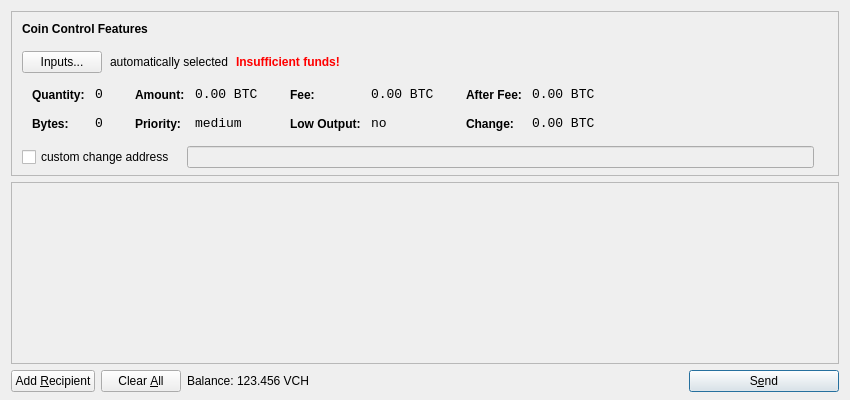
<?xml version="1.0" encoding="UTF-8"?>
<ui version="4.0">
 <class>SendCoinsDialog</class>
 <widget class="QDialog" name="SendCoinsDialog">
  <property name="geometry">
   <rect>
    <x>0</x>
    <y>0</y>
    <width>850</width>
    <height>400</height>
   </rect>
  </property>
  <property name="windowTitle">
   <string>Send Coins</string>
  </property>
  <layout class="QVBoxLayout" name="verticalLayout" stretch="0,1,0">
   <property name="bottomMargin">
    <number>8</number>
   </property>
   <item>
    <widget class="QFrame" name="frameCoinControl">
     <property name="sizePolicy">
      <sizepolicy hsizetype="Expanding" vsizetype="Expanding">
       <horstretch>0</horstretch>
       <verstretch>0</verstretch>
      </sizepolicy>
     </property>
     <property name="maximumSize">
      <size>
       <width>16777215</width>
       <height>16777215</height>
      </size>
     </property>
     <property name="frameShape">
      <enum>QFrame::StyledPanel</enum>
     </property>
     <property name="frameShadow">
      <enum>QFrame::Sunken</enum>
     </property>
     <layout class="QVBoxLayout" name="verticalLayoutCoinControl2">
      <property name="spacing">
       <number>-1</number>
      </property>
      <property name="leftMargin">
       <number>0</number>
      </property>
      <property name="topMargin">
       <number>0</number>
      </property>
      <property name="rightMargin">
       <number>0</number>
      </property>
      <property name="bottomMargin">
       <number>6</number>
      </property>
      <item>
       <layout class="QVBoxLayout" name="verticalLayoutCoinControl" stretch="0,0,0,0,1">
        <property name="spacing">
         <number>0</number>
        </property>
        <property name="leftMargin">
         <number>10</number>
        </property>
        <property name="topMargin">
         <number>10</number>
        </property>
        <item>
         <layout class="QHBoxLayout" name="horizontalLayoutCoinControl1">
          <property name="bottomMargin">
           <number>15</number>
          </property>
          <item>
           <widget class="QLabel" name="labelCoinControlFeatures">
            <property name="sizePolicy">
             <sizepolicy hsizetype="Preferred" vsizetype="Maximum">
              <horstretch>0</horstretch>
              <verstretch>0</verstretch>
             </sizepolicy>
            </property>
            <property name="font">
             <font>
              <weight>75</weight>
              <bold>true</bold>
             </font>
            </property>
            <property name="styleSheet">
             <string notr="true">font-weight:bold;</string>
            </property>
            <property name="text">
             <string>Coin Control Features</string>
            </property>
           </widget>
          </item>
         </layout>
        </item>
        <item>
         <layout class="QHBoxLayout" name="horizontalLayoutCoinControl2" stretch="0,0,0,0">
          <property name="spacing">
           <number>8</number>
          </property>
          <property name="bottomMargin">
           <number>10</number>
          </property>
          <item>
           <widget class="QPushButton" name="pushButtonCoinControl">
            <property name="styleSheet">
             <string notr="true"/>
            </property>
            <property name="text">
             <string>Inputs...</string>
            </property>
           </widget>
          </item>
          <item>
           <widget class="QLabel" name="labelCoinControlAutomaticallySelected">
            <property name="text">
             <string>automatically selected</string>
            </property>
            <property name="margin">
             <number>5</number>
            </property>
           </widget>
          </item>
          <item>
           <widget class="QLabel" name="labelCoinControlInsuffFunds">
            <property name="font">
             <font>
              <weight>75</weight>
              <bold>true</bold>
             </font>
            </property>
            <property name="styleSheet">
             <string notr="true">color:red;font-weight:bold;</string>
            </property>
            <property name="text">
             <string>Insufficient funds!</string>
            </property>
            <property name="margin">
             <number>5</number>
            </property>
           </widget>
          </item>
          <item>
           <spacer name="horizontalSpacerCoinControl">
            <property name="orientation">
             <enum>Qt::Horizontal</enum>
            </property>
            <property name="sizeHint" stdset="0">
             <size>
              <width>40</width>
              <height>1</height>
             </size>
            </property>
           </spacer>
          </item>
         </layout>
        </item>
        <item>
         <widget class="QWidget" name="widgetCoinControl" native="true">
          <property name="sizePolicy">
           <sizepolicy hsizetype="Preferred" vsizetype="Preferred">
            <horstretch>0</horstretch>
            <verstretch>0</verstretch>
           </sizepolicy>
          </property>
          <property name="minimumSize">
           <size>
            <width>0</width>
            <height>0</height>
           </size>
          </property>
          <property name="styleSheet">
           <string notr="true"/>
          </property>
          <layout class="QHBoxLayout" name="horizontalLayoutCoinControl5">
           <property name="margin">
            <number>0</number>
           </property>
           <item>
            <layout class="QHBoxLayout" name="horizontalLayoutCoinControl3" stretch="0,0,0,1">
             <property name="spacing">
              <number>20</number>
             </property>
             <property name="topMargin">
              <number>0</number>
             </property>
             <property name="bottomMargin">
              <number>10</number>
             </property>
             <item>
              <layout class="QFormLayout" name="formLayoutCoinControl1">
               <property name="horizontalSpacing">
                <number>10</number>
               </property>
               <property name="verticalSpacing">
                <number>14</number>
               </property>
               <property name="leftMargin">
                <number>10</number>
               </property>
               <property name="topMargin">
                <number>4</number>
               </property>
               <property name="rightMargin">
                <number>6</number>
               </property>
               <item row="0" column="0">
                <widget class="QLabel" name="labelCoinControlQuantityText">
                 <property name="styleSheet">
                  <string notr="true">font-weight:bold;</string>
                 </property>
                 <property name="text">
                  <string>Quantity:</string>
                 </property>
                 <property name="margin">
                  <number>0</number>
                 </property>
                </widget>
               </item>
               <item row="0" column="1">
                <widget class="QLabel" name="labelCoinControlQuantity">
                 <property name="font">
                  <font>
                   <family>Monospace</family>
                   <pointsize>10</pointsize>
                  </font>
                 </property>
                 <property name="cursor">
                  <cursorShape>IBeamCursor</cursorShape>
                 </property>
                 <property name="contextMenuPolicy">
                  <enum>Qt::ActionsContextMenu</enum>
                 </property>
                 <property name="text">
                  <string notr="true">0</string>
                 </property>
                 <property name="margin">
                  <number>0</number>
                 </property>
                 <property name="textInteractionFlags">
                  <set>Qt::LinksAccessibleByMouse|Qt::TextSelectableByKeyboard|Qt::TextSelectableByMouse</set>
                 </property>
                </widget>
               </item>
               <item row="1" column="0">
                <widget class="QLabel" name="labelCoinControlBytesText">
                 <property name="styleSheet">
                  <string notr="true">font-weight:bold;</string>
                 </property>
                 <property name="text">
                  <string>Bytes:</string>
                 </property>
                </widget>
               </item>
               <item row="1" column="1">
                <widget class="QLabel" name="labelCoinControlBytes">
                 <property name="font">
                  <font>
                   <family>Monospace</family>
                   <pointsize>10</pointsize>
                  </font>
                 </property>
                 <property name="cursor">
                  <cursorShape>IBeamCursor</cursorShape>
                 </property>
                 <property name="contextMenuPolicy">
                  <enum>Qt::ActionsContextMenu</enum>
                 </property>
                 <property name="text">
                  <string notr="true">0</string>
                 </property>
                 <property name="textInteractionFlags">
                  <set>Qt::LinksAccessibleByMouse|Qt::TextSelectableByKeyboard|Qt::TextSelectableByMouse</set>
                 </property>
                </widget>
               </item>
              </layout>
             </item>
             <item>
              <layout class="QFormLayout" name="formLayoutCoinControl2">
               <property name="horizontalSpacing">
                <number>10</number>
               </property>
               <property name="verticalSpacing">
                <number>14</number>
               </property>
               <property name="leftMargin">
                <number>6</number>
               </property>
               <property name="topMargin">
                <number>4</number>
               </property>
               <property name="rightMargin">
                <number>6</number>
               </property>
               <item row="0" column="0">
                <widget class="QLabel" name="labelCoinControlAmountText">
                 <property name="styleSheet">
                  <string notr="true">font-weight:bold;</string>
                 </property>
                 <property name="text">
                  <string>Amount:</string>
                 </property>
                 <property name="margin">
                  <number>0</number>
                 </property>
                </widget>
               </item>
               <item row="0" column="1">
                <widget class="QLabel" name="labelCoinControlAmount">
                 <property name="font">
                  <font>
                   <family>Monospace</family>
                   <pointsize>10</pointsize>
                  </font>
                 </property>
                 <property name="cursor">
                  <cursorShape>IBeamCursor</cursorShape>
                 </property>
                 <property name="contextMenuPolicy">
                  <enum>Qt::ActionsContextMenu</enum>
                 </property>
                 <property name="text">
                  <string notr="true">0.00 BTC</string>
                 </property>
                 <property name="textInteractionFlags">
                  <set>Qt::LinksAccessibleByMouse|Qt::TextSelectableByKeyboard|Qt::TextSelectableByMouse</set>
                 </property>
                </widget>
               </item>
               <item row="1" column="0">
                <widget class="QLabel" name="labelCoinControlPriorityText">
                 <property name="styleSheet">
                  <string notr="true">font-weight:bold;</string>
                 </property>
                 <property name="text">
                  <string>Priority:</string>
                 </property>
                </widget>
               </item>
               <item row="1" column="1">
                <widget class="QLabel" name="labelCoinControlPriority">
                 <property name="font">
                  <font>
                   <family>Monospace</family>
                   <pointsize>10</pointsize>
                  </font>
                 </property>
                 <property name="cursor">
                  <cursorShape>IBeamCursor</cursorShape>
                 </property>
                 <property name="contextMenuPolicy">
                  <enum>Qt::ActionsContextMenu</enum>
                 </property>
                 <property name="text">
                  <string>medium</string>
                 </property>
                 <property name="textInteractionFlags">
                  <set>Qt::LinksAccessibleByMouse|Qt::TextSelectableByKeyboard|Qt::TextSelectableByMouse</set>
                 </property>
                </widget>
               </item>
              </layout>
             </item>
             <item>
              <layout class="QFormLayout" name="formLayoutCoinControl3">
               <property name="horizontalSpacing">
                <number>10</number>
               </property>
               <property name="verticalSpacing">
                <number>14</number>
               </property>
               <property name="leftMargin">
                <number>6</number>
               </property>
               <property name="topMargin">
                <number>4</number>
               </property>
               <property name="rightMargin">
                <number>6</number>
               </property>
               <item row="0" column="0">
                <widget class="QLabel" name="labelCoinControlFeeText">
                 <property name="styleSheet">
                  <string notr="true">font-weight:bold;</string>
                 </property>
                 <property name="text">
                  <string>Fee:</string>
                 </property>
                 <property name="margin">
                  <number>0</number>
                 </property>
                </widget>
               </item>
               <item row="0" column="1">
                <widget class="QLabel" name="labelCoinControlFee">
                 <property name="font">
                  <font>
                   <family>Monospace</family>
                   <pointsize>10</pointsize>
                  </font>
                 </property>
                 <property name="cursor">
                  <cursorShape>IBeamCursor</cursorShape>
                 </property>
                 <property name="contextMenuPolicy">
                  <enum>Qt::ActionsContextMenu</enum>
                 </property>
                 <property name="text">
                  <string notr="true">0.00 BTC</string>
                 </property>
                 <property name="textInteractionFlags">
                  <set>Qt::LinksAccessibleByMouse|Qt::TextSelectableByKeyboard|Qt::TextSelectableByMouse</set>
                 </property>
                </widget>
               </item>
               <item row="1" column="0">
                <widget class="QLabel" name="labelCoinControlLowOutputText">
                 <property name="styleSheet">
                  <string notr="true">font-weight:bold;</string>
                 </property>
                 <property name="text">
                  <string>Low Output:</string>
                 </property>
                </widget>
               </item>
               <item row="1" column="1">
                <widget class="QLabel" name="labelCoinControlLowOutput">
                 <property name="font">
                  <font>
                   <family>Monospace</family>
                   <pointsize>10</pointsize>
                  </font>
                 </property>
                 <property name="cursor">
                  <cursorShape>IBeamCursor</cursorShape>
                 </property>
                 <property name="contextMenuPolicy">
                  <enum>Qt::ActionsContextMenu</enum>
                 </property>
                 <property name="text">
                  <string>no</string>
                 </property>
                 <property name="textInteractionFlags">
                  <set>Qt::LinksAccessibleByMouse|Qt::TextSelectableByKeyboard|Qt::TextSelectableByMouse</set>
                 </property>
                </widget>
               </item>
              </layout>
             </item>
             <item>
              <layout class="QFormLayout" name="formLayoutCoinControl4">
               <property name="horizontalSpacing">
                <number>10</number>
               </property>
               <property name="verticalSpacing">
                <number>14</number>
               </property>
               <property name="leftMargin">
                <number>6</number>
               </property>
               <property name="topMargin">
                <number>4</number>
               </property>
               <property name="rightMargin">
                <number>6</number>
               </property>
               <item row="0" column="0">
                <widget class="QLabel" name="labelCoinControlAfterFeeText">
                 <property name="styleSheet">
                  <string notr="true">font-weight:bold;</string>
                 </property>
                 <property name="text">
                  <string>After Fee:</string>
                 </property>
                 <property name="margin">
                  <number>0</number>
                 </property>
                </widget>
               </item>
               <item row="0" column="1">
                <widget class="QLabel" name="labelCoinControlAfterFee">
                 <property name="font">
                  <font>
                   <family>Monospace</family>
                   <pointsize>10</pointsize>
                  </font>
                 </property>
                 <property name="cursor">
                  <cursorShape>IBeamCursor</cursorShape>
                 </property>
                 <property name="contextMenuPolicy">
                  <enum>Qt::ActionsContextMenu</enum>
                 </property>
                 <property name="text">
                  <string notr="true">0.00 BTC</string>
                 </property>
                 <property name="textInteractionFlags">
                  <set>Qt::LinksAccessibleByMouse|Qt::TextSelectableByKeyboard|Qt::TextSelectableByMouse</set>
                 </property>
                </widget>
               </item>
               <item row="1" column="0">
                <widget class="QLabel" name="labelCoinControlChangeText">
                 <property name="styleSheet">
                  <string notr="true">font-weight:bold;</string>
                 </property>
                 <property name="text">
                  <string>Change:</string>
                 </property>
                </widget>
               </item>
               <item row="1" column="1">
                <widget class="QLabel" name="labelCoinControlChange">
                 <property name="font">
                  <font>
                   <family>Monospace</family>
                   <pointsize>10</pointsize>
                  </font>
                 </property>
                 <property name="cursor">
                  <cursorShape>IBeamCursor</cursorShape>
                 </property>
                 <property name="contextMenuPolicy">
                  <enum>Qt::ActionsContextMenu</enum>
                 </property>
                 <property name="text">
                  <string notr="true">0.00 BTC</string>
                 </property>
                 <property name="textInteractionFlags">
                  <set>Qt::LinksAccessibleByMouse|Qt::TextSelectableByKeyboard|Qt::TextSelectableByMouse</set>
                 </property>
                </widget>
               </item>
              </layout>
             </item>
            </layout>
           </item>
          </layout>
         </widget>
        </item>
        <item>
         <layout class="QHBoxLayout" name="horizontalLayoutCoinControl4" stretch="0,0,0">
          <property name="spacing">
           <number>12</number>
          </property>
          <property name="sizeConstraint">
           <enum>QLayout::SetDefaultConstraint</enum>
          </property>
          <property name="topMargin">
           <number>5</number>
          </property>
          <property name="rightMargin">
           <number>5</number>
          </property>
          <item>
           <widget class="QCheckBox" name="checkBoxCoinControlChange">
            <property name="text">
             <string>custom change address</string>
            </property>
           </widget>
          </item>
          <item>
           <widget class="QLineEdit" name="lineEditCoinControlChange">
            <property name="enabled">
             <bool>false</bool>
            </property>
            <property name="sizePolicy">
             <sizepolicy hsizetype="Expanding" vsizetype="Fixed">
              <horstretch>0</horstretch>
              <verstretch>0</verstretch>
             </sizepolicy>
            </property>
           </widget>
          </item>
          <item>
           <widget class="QLabel" name="labelCoinControlChangeLabel">
            <property name="sizePolicy">
             <sizepolicy hsizetype="Preferred" vsizetype="Expanding">
              <horstretch>0</horstretch>
              <verstretch>0</verstretch>
             </sizepolicy>
            </property>
            <property name="minimumSize">
             <size>
              <width>0</width>
              <height>0</height>
             </size>
            </property>
            <property name="text">
             <string/>
            </property>
            <property name="margin">
             <number>3</number>
            </property>
           </widget>
          </item>
         </layout>
        </item>
        <item>
         <spacer name="verticalSpacerCoinControl">
          <property name="orientation">
           <enum>Qt::Vertical</enum>
          </property>
          <property name="sizeHint" stdset="0">
           <size>
            <width>800</width>
            <height>1</height>
           </size>
          </property>
         </spacer>
        </item>
       </layout>
      </item>
     </layout>
    </widget>
   </item>
   <item>
    <widget class="QScrollArea" name="scrollArea">
     <property name="widgetResizable">
      <bool>true</bool>
     </property>
     <widget class="QWidget" name="scrollAreaWidgetContents">
      <property name="geometry">
       <rect>
        <x>0</x>
        <y>0</y>
        <width>830</width>
        <height>165</height>
       </rect>
      </property>
      <layout class="QVBoxLayout" name="verticalLayout_2">
       <property name="margin">
        <number>0</number>
       </property>
       <item>
        <layout class="QVBoxLayout" name="entries">
         <property name="spacing">
          <number>6</number>
         </property>
        </layout>
       </item>
       <item>
        <spacer name="verticalSpacer">
         <property name="orientation">
          <enum>Qt::Vertical</enum>
         </property>
         <property name="sizeHint" stdset="0">
          <size>
           <width>20</width>
           <height>40</height>
          </size>
         </property>
        </spacer>
       </item>
      </layout>
     </widget>
    </widget>
   </item>
   <item>
    <layout class="QHBoxLayout" name="horizontalLayout">
     <item>
      <widget class="QPushButton" name="addButton">
       <property name="toolTip">
        <string>Send to multiple recipients at once</string>
       </property>
       <property name="text">
        <string>Add &amp;Recipient</string>
       </property>
       <property name="icon">
        <iconset resource="../bitcoin.qrc">
         <normaloff>:/icons/add</normaloff>:/icons/add</iconset>
       </property>
       <property name="autoDefault">
        <bool>false</bool>
       </property>
      </widget>
     </item>
     <item>
      <widget class="QPushButton" name="clearButton">
       <property name="sizePolicy">
        <sizepolicy hsizetype="Minimum" vsizetype="Fixed">
         <horstretch>0</horstretch>
         <verstretch>0</verstretch>
        </sizepolicy>
       </property>
       <property name="toolTip">
        <string>Remove all transaction fields</string>
       </property>
       <property name="text">
        <string>Clear &amp;All</string>
       </property>
       <property name="icon">
        <iconset resource="../bitcoin.qrc">
         <normaloff>:/icons/remove</normaloff>:/icons/remove</iconset>
       </property>
       <property name="autoRepeatDelay">
        <number>300</number>
       </property>
       <property name="autoDefault">
        <bool>false</bool>
       </property>
      </widget>
     </item>
     <item>
      <layout class="QHBoxLayout" name="horizontalLayout_2">
       <property name="spacing">
        <number>3</number>
       </property>
       <item>
        <widget class="QLabel" name="label">
         <property name="text">
          <string>Balance:</string>
         </property>
        </widget>
       </item>
       <item>
        <widget class="QLabel" name="labelBalance">
         <property name="cursor">
          <cursorShape>IBeamCursor</cursorShape>
         </property>
         <property name="text">
          <string>123.456 VCH</string>
         </property>
         <property name="textInteractionFlags">
          <set>Qt::LinksAccessibleByMouse|Qt::TextSelectableByKeyboard|Qt::TextSelectableByMouse</set>
         </property>
        </widget>
       </item>
      </layout>
     </item>
     <item>
      <spacer name="horizontalSpacer">
       <property name="orientation">
        <enum>Qt::Horizontal</enum>
       </property>
       <property name="sizeHint" stdset="0">
        <size>
         <width>40</width>
         <height>20</height>
        </size>
       </property>
      </spacer>
     </item>
     <item>
      <widget class="QPushButton" name="sendButton">
       <property name="minimumSize">
        <size>
         <width>150</width>
         <height>0</height>
        </size>
       </property>
       <property name="toolTip">
        <string>Confirm the send action</string>
       </property>
       <property name="text">
        <string>S&amp;end</string>
       </property>
       <property name="icon">
        <iconset resource="../bitcoin.qrc">
         <normaloff>:/icons/send</normaloff>:/icons/send</iconset>
       </property>
       <property name="default">
        <bool>true</bool>
       </property>
      </widget>
     </item>
    </layout>
   </item>
  </layout>
 </widget>
 <resources>
  <include location="../bitcoin.qrc"/>
 </resources>
 <connections/>
</ui>
